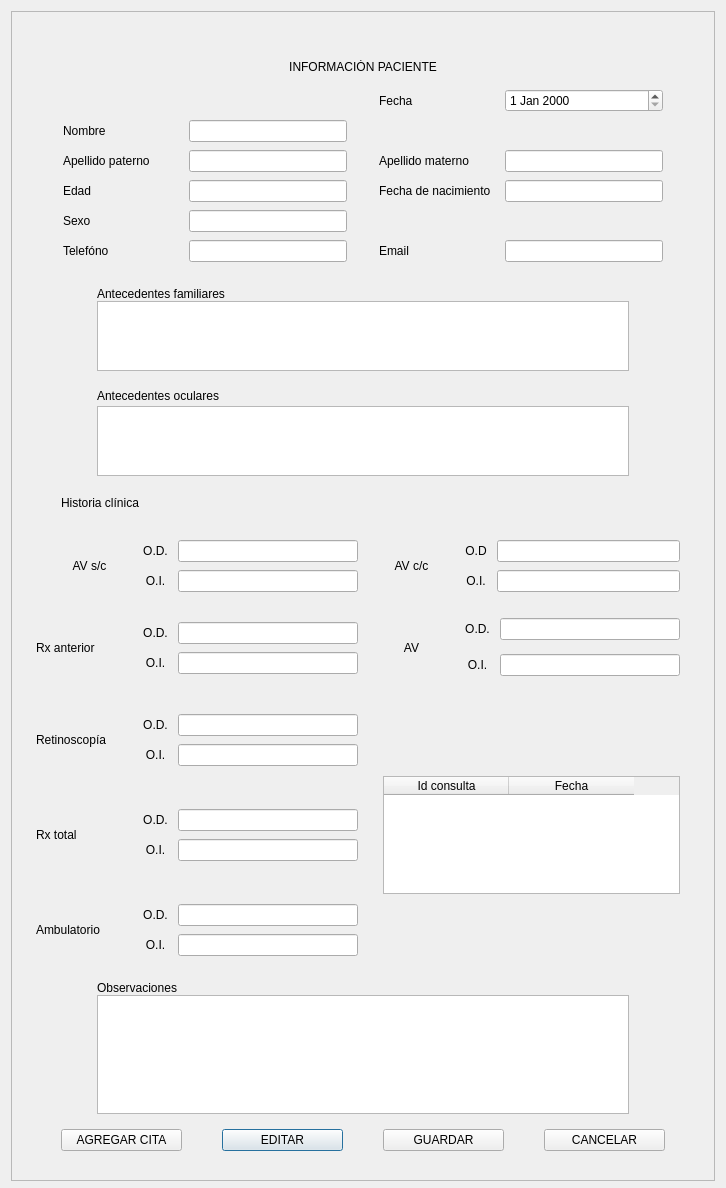
<?xml version="1.0" encoding="UTF-8"?>
<ui version="4.0">
 <class>Info_paciente</class>
 <widget class="QDialog" name="Info_paciente">
  <property name="geometry">
   <rect>
    <x>0</x>
    <y>0</y>
    <width>726</width>
    <height>1188</height>
   </rect>
  </property>
  <property name="windowTitle">
   <string>Informacion Paciente</string>
  </property>
  <layout class="QGridLayout" name="gridLayout_6">
   <property name="bottomMargin">
    <number>7</number>
   </property>
   <item row="0" column="0">
    <widget class="QScrollArea" name="scrollArea">
     <property name="horizontalScrollBarPolicy">
      <enum>Qt::ScrollBarPolicy::ScrollBarAlwaysOff</enum>
     </property>
     <property name="widgetResizable">
      <bool>true</bool>
     </property>
     <widget class="QWidget" name="scrollAreaWidgetContents">
      <property name="geometry">
       <rect>
        <x>0</x>
        <y>0</y>
        <width>689</width>
        <height>1221</height>
       </rect>
      </property>
      <layout class="QGridLayout" name="gridLayout_2">
       <item row="0" column="0">
        <layout class="QGridLayout" name="gridLayout" rowstretch="1,0,0,0,0,0,0">
         <property name="topMargin">
          <number>0</number>
         </property>
         <property name="rightMargin">
          <number>0</number>
         </property>
         <property name="bottomMargin">
          <number>0</number>
         </property>
         <property name="spacing">
          <number>0</number>
         </property>
         <item row="2" column="0">
          <layout class="QGridLayout" name="Info_gral">
           <property name="topMargin">
            <number>15</number>
           </property>
           <property name="rightMargin">
            <number>0</number>
           </property>
           <property name="horizontalSpacing">
            <number>60</number>
           </property>
           <item row="2" column="0">
            <layout class="QGridLayout" name="gridLayout_12" columnstretch="1,7,1">
             <property name="topMargin">
              <number>15</number>
             </property>
             <item row="1" column="0">
              <spacer name="horizontalSpacer">
               <property name="orientation">
                <enum>Qt::Orientation::Horizontal</enum>
               </property>
               <property name="sizeHint" stdset="0">
                <size>
                 <width>40</width>
                 <height>20</height>
                </size>
               </property>
              </spacer>
             </item>
             <item row="0" column="1">
              <widget class="QLabel" name="Antecedentes">
               <property name="text">
                <string>Antecedentes familiares</string>
               </property>
              </widget>
             </item>
             <item row="1" column="1">
              <widget class="QTextEdit" name="ANTECEDENTES">
               <property name="verticalScrollBarPolicy">
                <enum>Qt::ScrollBarPolicy::ScrollBarAlwaysOff</enum>
               </property>
               <property name="horizontalScrollBarPolicy">
                <enum>Qt::ScrollBarPolicy::ScrollBarAlwaysOff</enum>
               </property>
               <property name="sizeAdjustPolicy">
                <enum>QAbstractScrollArea::SizeAdjustPolicy::AdjustToContentsOnFirstShow</enum>
               </property>
               <property name="readOnly">
                <bool>true</bool>
               </property>
              </widget>
             </item>
             <item row="1" column="2">
              <spacer name="horizontalSpacer_2">
               <property name="orientation">
                <enum>Qt::Orientation::Horizontal</enum>
               </property>
               <property name="sizeHint" stdset="0">
                <size>
                 <width>40</width>
                 <height>20</height>
                </size>
               </property>
              </spacer>
             </item>
            </layout>
           </item>
           <item row="3" column="0">
            <layout class="QGridLayout" name="gridLayout_11" rowstretch="1,5" columnstretch="1,7,1">
             <property name="topMargin">
              <number>15</number>
             </property>
             <item row="1" column="1">
              <widget class="QTextEdit" name="ANTECEDENTES_O">
               <property name="verticalScrollBarPolicy">
                <enum>Qt::ScrollBarPolicy::ScrollBarAlwaysOff</enum>
               </property>
               <property name="horizontalScrollBarPolicy">
                <enum>Qt::ScrollBarPolicy::ScrollBarAlwaysOff</enum>
               </property>
               <property name="sizeAdjustPolicy">
                <enum>QAbstractScrollArea::SizeAdjustPolicy::AdjustToContentsOnFirstShow</enum>
               </property>
               <property name="readOnly">
                <bool>true</bool>
               </property>
               <property name="tabStopDistance">
                <double>1.000000000000000</double>
               </property>
              </widget>
             </item>
             <item row="1" column="0">
              <spacer name="horizontalSpacer_6">
               <property name="orientation">
                <enum>Qt::Orientation::Horizontal</enum>
               </property>
               <property name="sizeHint" stdset="0">
                <size>
                 <width>40</width>
                 <height>20</height>
                </size>
               </property>
              </spacer>
             </item>
             <item row="0" column="1">
              <widget class="QLabel" name="AntecedentesO">
               <property name="text">
                <string>Antecedentes oculares</string>
               </property>
              </widget>
             </item>
             <item row="0" column="2">
              <spacer name="horizontalSpacer_7">
               <property name="orientation">
                <enum>Qt::Orientation::Horizontal</enum>
               </property>
               <property name="sizeHint" stdset="0">
                <size>
                 <width>40</width>
                 <height>20</height>
                </size>
               </property>
              </spacer>
             </item>
            </layout>
           </item>
           <item row="1" column="0">
            <layout class="QGridLayout" name="gridLayout_10" columnstretch="1,4,5,1,4,5,1">
             <property name="sizeConstraint">
              <enum>QLayout::SizeConstraint::SetDefaultConstraint</enum>
             </property>
             <property name="leftMargin">
              <number>10</number>
             </property>
             <property name="topMargin">
              <number>15</number>
             </property>
             <property name="rightMargin">
              <number>10</number>
             </property>
             <property name="bottomMargin">
              <number>10</number>
             </property>
             <property name="verticalSpacing">
              <number>8</number>
             </property>
             <item row="2" column="1">
              <widget class="QLabel" name="Nombre">
               <property name="enabled">
                <bool>true</bool>
               </property>
               <property name="text">
                <string>Nombre</string>
               </property>
              </widget>
             </item>
             <item row="3" column="2">
              <widget class="QLineEdit" name="APELLIDO_P">
               <property name="readOnly">
                <bool>true</bool>
               </property>
              </widget>
             </item>
             <item row="6" column="4">
              <widget class="QLabel" name="Email">
               <property name="text">
                <string>Email</string>
               </property>
              </widget>
             </item>
             <item row="1" column="4">
              <widget class="QLabel" name="FECHA">
               <property name="text">
                <string>Fecha</string>
               </property>
              </widget>
             </item>
             <item row="3" column="1">
              <widget class="QLabel" name="ApellidoP">
               <property name="text">
                <string>Apellido paterno</string>
               </property>
              </widget>
             </item>
             <item row="4" column="5">
              <widget class="QLineEdit" name="NACIMIENTO">
               <property name="readOnly">
                <bool>true</bool>
               </property>
              </widget>
             </item>
             <item row="5" column="2">
              <widget class="QLineEdit" name="SEXO">
               <property name="readOnly">
                <bool>true</bool>
               </property>
              </widget>
             </item>
             <item row="6" column="1">
              <widget class="QLabel" name="Telefono">
               <property name="text">
                <string>Telefóno</string>
               </property>
              </widget>
             </item>
             <item row="3" column="5">
              <widget class="QLineEdit" name="APELLIDO_M">
               <property name="readOnly">
                <bool>true</bool>
               </property>
              </widget>
             </item>
             <item row="2" column="6">
              <spacer name="horizontalSpacer_21">
               <property name="orientation">
                <enum>Qt::Orientation::Horizontal</enum>
               </property>
               <property name="sizeHint" stdset="0">
                <size>
                 <width>40</width>
                 <height>20</height>
                </size>
               </property>
              </spacer>
             </item>
             <item row="3" column="4">
              <widget class="QLabel" name="ApellidoM">
               <property name="text">
                <string>Apellido materno</string>
               </property>
              </widget>
             </item>
             <item row="4" column="2">
              <widget class="QLineEdit" name="EDAD">
               <property name="readOnly">
                <bool>true</bool>
               </property>
              </widget>
             </item>
             <item row="4" column="4">
              <widget class="QLabel" name="Nacimiento">
               <property name="text">
                <string>Fecha de nacimiento</string>
               </property>
              </widget>
             </item>
             <item row="2" column="2">
              <widget class="QLineEdit" name="NOMBRE">
               <property name="alignment">
                <set>Qt::AlignmentFlag::AlignLeading|Qt::AlignmentFlag::AlignLeft|Qt::AlignmentFlag::AlignVCenter</set>
               </property>
               <property name="readOnly">
                <bool>true</bool>
               </property>
              </widget>
             </item>
             <item row="2" column="3">
              <spacer name="horizontalSpacer_18">
               <property name="orientation">
                <enum>Qt::Orientation::Horizontal</enum>
               </property>
               <property name="sizeHint" stdset="0">
                <size>
                 <width>40</width>
                 <height>20</height>
                </size>
               </property>
              </spacer>
             </item>
             <item row="4" column="1">
              <widget class="QLabel" name="Edad">
               <property name="text">
                <string>Edad</string>
               </property>
              </widget>
             </item>
             <item row="2" column="0">
              <spacer name="horizontalSpacer_19">
               <property name="orientation">
                <enum>Qt::Orientation::Horizontal</enum>
               </property>
               <property name="sizeHint" stdset="0">
                <size>
                 <width>40</width>
                 <height>20</height>
                </size>
               </property>
              </spacer>
             </item>
             <item row="5" column="1">
              <widget class="QLabel" name="Sexo">
               <property name="text">
                <string>Sexo</string>
               </property>
              </widget>
             </item>
             <item row="6" column="2">
              <widget class="QLineEdit" name="TELEFONO">
               <property name="readOnly">
                <bool>true</bool>
               </property>
              </widget>
             </item>
             <item row="6" column="5">
              <widget class="QLineEdit" name="EMAIL">
               <property name="readOnly">
                <bool>true</bool>
               </property>
              </widget>
             </item>
             <item row="1" column="5">
              <widget class="QDateEdit" name="dateEdit"/>
             </item>
            </layout>
           </item>
           <item row="0" column="0">
            <layout class="QVBoxLayout" name="verticalLayout_2">
             <item>
              <widget class="QLabel" name="Titulo2">
               <property name="text">
                <string>INFORMACIÓN PACIENTE</string>
               </property>
               <property name="alignment">
                <set>Qt::AlignmentFlag::AlignCenter</set>
               </property>
              </widget>
             </item>
            </layout>
           </item>
          </layout>
         </item>
         <item row="6" column="0">
          <layout class="QGridLayout" name="Botones" columnstretch="1,3,1,3,1,3,1,3,1">
           <property name="topMargin">
            <number>15</number>
           </property>
           <property name="bottomMargin">
            <number>20</number>
           </property>
           <item row="1" column="1">
            <widget class="QPushButton" name="AGREGAR_CITA">
             <property name="contextMenuPolicy">
              <enum>Qt::ContextMenuPolicy::DefaultContextMenu</enum>
             </property>
             <property name="text">
              <string>AGREGAR CITA</string>
             </property>
             <property name="autoDefault">
              <bool>false</bool>
             </property>
            </widget>
           </item>
           <item row="1" column="0">
            <spacer name="horizontalSpacer_5">
             <property name="orientation">
              <enum>Qt::Orientation::Horizontal</enum>
             </property>
             <property name="sizeHint" stdset="0">
              <size>
               <width>40</width>
               <height>20</height>
              </size>
             </property>
            </spacer>
           </item>
           <item row="1" column="6">
            <spacer name="horizontalSpacer_10">
             <property name="orientation">
              <enum>Qt::Orientation::Horizontal</enum>
             </property>
             <property name="sizeHint" stdset="0">
              <size>
               <width>40</width>
               <height>20</height>
              </size>
             </property>
            </spacer>
           </item>
           <item row="1" column="7">
            <widget class="QPushButton" name="CANCELAR">
             <property name="text">
              <string>CANCELAR</string>
             </property>
             <property name="autoDefault">
              <bool>false</bool>
             </property>
            </widget>
           </item>
           <item row="1" column="8">
            <spacer name="horizontalSpacer_4">
             <property name="orientation">
              <enum>Qt::Orientation::Horizontal</enum>
             </property>
             <property name="sizeHint" stdset="0">
              <size>
               <width>40</width>
               <height>20</height>
              </size>
             </property>
            </spacer>
           </item>
           <item row="1" column="3">
            <widget class="QPushButton" name="EDITAR">
             <property name="text">
              <string>EDITAR</string>
             </property>
            </widget>
           </item>
           <item row="1" column="2">
            <spacer name="horizontalSpacer_3">
             <property name="orientation">
              <enum>Qt::Orientation::Horizontal</enum>
             </property>
             <property name="sizeHint" stdset="0">
              <size>
               <width>40</width>
               <height>20</height>
              </size>
             </property>
            </spacer>
           </item>
           <item row="1" column="5">
            <widget class="QPushButton" name="GUARDAR">
             <property name="text">
              <string>GUARDAR</string>
             </property>
            </widget>
           </item>
           <item row="1" column="4">
            <spacer name="horizontalSpacer_11">
             <property name="orientation">
              <enum>Qt::Orientation::Horizontal</enum>
             </property>
             <property name="sizeHint" stdset="0">
              <size>
               <width>40</width>
               <height>20</height>
              </size>
             </property>
            </spacer>
           </item>
          </layout>
         </item>
         <item row="4" column="0">
          <layout class="QGridLayout" name="Observaciones" columnstretch="1,7,1">
           <property name="topMargin">
            <number>15</number>
           </property>
           <item row="1" column="1">
            <widget class="QTextEdit" name="OBSERVACIONES">
             <property name="readOnly">
              <bool>true</bool>
             </property>
            </widget>
           </item>
           <item row="1" column="2">
            <spacer name="horizontalSpacer_9">
             <property name="orientation">
              <enum>Qt::Orientation::Horizontal</enum>
             </property>
             <property name="sizeHint" stdset="0">
              <size>
               <width>40</width>
               <height>20</height>
              </size>
             </property>
            </spacer>
           </item>
           <item row="1" column="0">
            <spacer name="horizontalSpacer_8">
             <property name="orientation">
              <enum>Qt::Orientation::Horizontal</enum>
             </property>
             <property name="sizeHint" stdset="0">
              <size>
               <width>40</width>
               <height>20</height>
              </size>
             </property>
            </spacer>
           </item>
           <item row="0" column="1">
            <widget class="QLabel" name="Observaciones_2">
             <property name="text">
              <string>Observaciones</string>
             </property>
            </widget>
           </item>
          </layout>
         </item>
         <item row="3" column="0">
          <layout class="QGridLayout" name="Historia_clinica">
           <property name="verticalSpacing">
            <number>15</number>
           </property>
           <item row="1" column="0">
            <layout class="QGridLayout" name="gridLayout_5">
             <property name="leftMargin">
              <number>15</number>
             </property>
             <property name="rightMargin">
              <number>25</number>
             </property>
             <item row="4" column="0">
              <layout class="QGridLayout" name="gridLayout_17" columnstretch="1,1">
               <property name="topMargin">
                <number>10</number>
               </property>
               <property name="bottomMargin">
                <number>10</number>
               </property>
               <item row="1" column="1">
                <layout class="QHBoxLayout" name="horizontalLayout_4" stretch="2,4">
                 <item>
                  <widget class="QLabel" name="Titulo4_4">
                   <property name="text">
                    <string>AV</string>
                   </property>
                   <property name="alignment">
                    <set>Qt::AlignmentFlag::AlignCenter</set>
                   </property>
                  </widget>
                 </item>
                 <item>
                  <layout class="QGridLayout" name="gridLayout_19">
                   <property name="horizontalSpacing">
                    <number>10</number>
                   </property>
                   <property name="verticalSpacing">
                    <number>8</number>
                   </property>
                   <item row="0" column="0">
                    <widget class="QLabel" name="OD_4">
                     <property name="text">
                      <string>O.D.</string>
                     </property>
                     <property name="alignment">
                      <set>Qt::AlignmentFlag::AlignCenter</set>
                     </property>
                    </widget>
                   </item>
                   <item row="0" column="1">
                    <widget class="QLineEdit" name="AVOD">
                     <property name="readOnly">
                      <bool>true</bool>
                     </property>
                    </widget>
                   </item>
                   <item row="1" column="1">
                    <widget class="QLineEdit" name="AVOI">
                     <property name="readOnly">
                      <bool>true</bool>
                     </property>
                    </widget>
                   </item>
                   <item row="1" column="0">
                    <widget class="QLabel" name="OI_4">
                     <property name="text">
                      <string>O.I.</string>
                     </property>
                     <property name="alignment">
                      <set>Qt::AlignmentFlag::AlignCenter</set>
                     </property>
                    </widget>
                   </item>
                  </layout>
                 </item>
                </layout>
               </item>
               <item row="1" column="0">
                <layout class="QHBoxLayout" name="horizontalLayout_3" stretch="2,4">
                 <property name="spacing">
                  <number>0</number>
                 </property>
                 <property name="topMargin">
                  <number>10</number>
                 </property>
                 <property name="bottomMargin">
                  <number>10</number>
                 </property>
                 <item>
                  <widget class="QLabel" name="Titulo4_2">
                   <property name="text">
                    <string>Rx anterior</string>
                   </property>
                   <property name="alignment">
                    <set>Qt::AlignmentFlag::AlignLeading|Qt::AlignmentFlag::AlignLeft|Qt::AlignmentFlag::AlignVCenter</set>
                   </property>
                  </widget>
                 </item>
                 <item>
                  <layout class="QGridLayout" name="gridLayout_18">
                   <property name="horizontalSpacing">
                    <number>10</number>
                   </property>
                   <property name="verticalSpacing">
                    <number>8</number>
                   </property>
                   <item row="0" column="0">
                    <widget class="QLabel" name="OD_3">
                     <property name="text">
                      <string>O.D.</string>
                     </property>
                     <property name="alignment">
                      <set>Qt::AlignmentFlag::AlignCenter</set>
                     </property>
                    </widget>
                   </item>
                   <item row="1" column="0">
                    <widget class="QLabel" name="OI_3">
                     <property name="text">
                      <string>O.I.</string>
                     </property>
                     <property name="alignment">
                      <set>Qt::AlignmentFlag::AlignCenter</set>
                     </property>
                    </widget>
                   </item>
                   <item row="0" column="1">
                    <widget class="QLineEdit" name="RxAntOD">
                     <property name="readOnly">
                      <bool>true</bool>
                     </property>
                    </widget>
                   </item>
                   <item row="1" column="1">
                    <widget class="QLineEdit" name="RxAntOI">
                     <property name="readOnly">
                      <bool>true</bool>
                     </property>
                    </widget>
                   </item>
                  </layout>
                 </item>
                </layout>
               </item>
              </layout>
             </item>
             <item row="3" column="0">
              <layout class="QGridLayout" name="gridLayout_13">
               <item row="0" column="2">
                <layout class="QGridLayout" name="gridLayout_14" columnstretch="1,1">
                 <item row="0" column="0">
                  <layout class="QHBoxLayout" name="horizontalLayout_2" stretch="2,4">
                   <property name="topMargin">
                    <number>10</number>
                   </property>
                   <property name="bottomMargin">
                    <number>10</number>
                   </property>
                   <item>
                    <widget class="QLabel" name="Titulo4">
                     <property name="text">
                      <string>AV s/c</string>
                     </property>
                     <property name="alignment">
                      <set>Qt::AlignmentFlag::AlignCenter</set>
                     </property>
                    </widget>
                   </item>
                   <item>
                    <layout class="QGridLayout" name="gridLayout_15">
                     <property name="horizontalSpacing">
                      <number>10</number>
                     </property>
                     <property name="verticalSpacing">
                      <number>8</number>
                     </property>
                     <item row="0" column="1">
                      <widget class="QLineEdit" name="AVscOD">
                       <property name="readOnly">
                        <bool>true</bool>
                       </property>
                      </widget>
                     </item>
                     <item row="3" column="1">
                      <widget class="QLineEdit" name="AVscOI">
                       <property name="readOnly">
                        <bool>true</bool>
                       </property>
                      </widget>
                     </item>
                     <item row="3" column="0">
                      <widget class="QLabel" name="OI">
                       <property name="text">
                        <string>O.I.</string>
                       </property>
                       <property name="alignment">
                        <set>Qt::AlignmentFlag::AlignCenter</set>
                       </property>
                      </widget>
                     </item>
                     <item row="0" column="0">
                      <widget class="QLabel" name="OD">
                       <property name="text">
                        <string>O.D.</string>
                       </property>
                       <property name="alignment">
                        <set>Qt::AlignmentFlag::AlignCenter</set>
                       </property>
                      </widget>
                     </item>
                    </layout>
                   </item>
                  </layout>
                 </item>
                 <item row="0" column="1">
                  <layout class="QHBoxLayout" name="horizontalLayout" stretch="2,4">
                   <property name="topMargin">
                    <number>10</number>
                   </property>
                   <property name="bottomMargin">
                    <number>10</number>
                   </property>
                   <item>
                    <widget class="QLabel" name="Titulo4_3">
                     <property name="text">
                      <string>AV c/c</string>
                     </property>
                     <property name="alignment">
                      <set>Qt::AlignmentFlag::AlignCenter</set>
                     </property>
                    </widget>
                   </item>
                   <item>
                    <layout class="QGridLayout" name="gridLayout_16">
                     <property name="horizontalSpacing">
                      <number>10</number>
                     </property>
                     <property name="verticalSpacing">
                      <number>8</number>
                     </property>
                     <item row="0" column="0">
                      <widget class="QLabel" name="OD_2">
                       <property name="text">
                        <string>O.D</string>
                       </property>
                       <property name="alignment">
                        <set>Qt::AlignmentFlag::AlignCenter</set>
                       </property>
                      </widget>
                     </item>
                     <item row="1" column="0">
                      <widget class="QLabel" name="OI_2">
                       <property name="text">
                        <string>O.I.</string>
                       </property>
                       <property name="alignment">
                        <set>Qt::AlignmentFlag::AlignCenter</set>
                       </property>
                      </widget>
                     </item>
                     <item row="0" column="1">
                      <widget class="QLineEdit" name="AVccOD">
                       <property name="readOnly">
                        <bool>true</bool>
                       </property>
                      </widget>
                     </item>
                     <item row="1" column="1">
                      <widget class="QLineEdit" name="AVccOI">
                       <property name="readOnly">
                        <bool>true</bool>
                       </property>
                      </widget>
                     </item>
                    </layout>
                   </item>
                  </layout>
                 </item>
                </layout>
               </item>
              </layout>
             </item>
             <item row="1" column="0">
              <layout class="QVBoxLayout" name="verticalLayout">
               <property name="spacing">
                <number>30</number>
               </property>
               <property name="leftMargin">
                <number>25</number>
               </property>
               <property name="topMargin">
                <number>20</number>
               </property>
               <property name="bottomMargin">
                <number>20</number>
               </property>
               <item>
                <widget class="QLabel" name="Titulo3">
                 <property name="text">
                  <string>Historia clínica</string>
                 </property>
                </widget>
               </item>
              </layout>
             </item>
             <item row="5" column="0">
              <layout class="QGridLayout" name="gridLayout_7" rowstretch="0,0,0" columnstretch="1,1">
               <property name="topMargin">
                <number>10</number>
               </property>
               <item row="1" column="0">
                <layout class="QGridLayout" name="gridLayout_21">
                 <property name="topMargin">
                  <number>10</number>
                 </property>
                 <property name="bottomMargin">
                  <number>10</number>
                 </property>
                 <item row="0" column="0">
                  <layout class="QHBoxLayout" name="horizontalLayout_6" stretch="2,4">
                   <item>
                    <widget class="QLabel" name="Titulo4_6">
                     <property name="text">
                      <string>Rx total</string>
                     </property>
                     <property name="alignment">
                      <set>Qt::AlignmentFlag::AlignLeading|Qt::AlignmentFlag::AlignLeft|Qt::AlignmentFlag::AlignVCenter</set>
                     </property>
                    </widget>
                   </item>
                   <item>
                    <layout class="QGridLayout" name="gridLayout_24">
                     <property name="horizontalSpacing">
                      <number>10</number>
                     </property>
                     <property name="verticalSpacing">
                      <number>8</number>
                     </property>
                     <item row="1" column="1">
                      <widget class="QLineEdit" name="RxtotalOD">
                       <property name="readOnly">
                        <bool>true</bool>
                       </property>
                      </widget>
                     </item>
                     <item row="0" column="1">
                      <widget class="QLineEdit" name="RxtotalOI">
                       <property name="readOnly">
                        <bool>true</bool>
                       </property>
                      </widget>
                     </item>
                     <item row="0" column="0">
                      <widget class="QLabel" name="OD_6">
                       <property name="text">
                        <string>O.D.</string>
                       </property>
                       <property name="alignment">
                        <set>Qt::AlignmentFlag::AlignCenter</set>
                       </property>
                      </widget>
                     </item>
                     <item row="1" column="0">
                      <widget class="QLabel" name="OI_6">
                       <property name="text">
                        <string>O.I.</string>
                       </property>
                       <property name="alignment">
                        <set>Qt::AlignmentFlag::AlignCenter</set>
                       </property>
                      </widget>
                     </item>
                    </layout>
                   </item>
                  </layout>
                 </item>
                </layout>
               </item>
               <item row="0" column="0">
                <layout class="QGridLayout" name="gridLayout_20" columnstretch="2,4">
                 <property name="topMargin">
                  <number>10</number>
                 </property>
                 <property name="bottomMargin">
                  <number>10</number>
                 </property>
                 <item row="1" column="0">
                  <widget class="QLabel" name="Titulo4_5">
                   <property name="text">
                    <string>Retinoscopía</string>
                   </property>
                   <property name="alignment">
                    <set>Qt::AlignmentFlag::AlignLeading|Qt::AlignmentFlag::AlignLeft|Qt::AlignmentFlag::AlignVCenter</set>
                   </property>
                  </widget>
                 </item>
                 <item row="1" column="1">
                  <layout class="QHBoxLayout" name="horizontalLayout_5">
                   <item>
                    <layout class="QGridLayout" name="gridLayout_23">
                     <property name="horizontalSpacing">
                      <number>10</number>
                     </property>
                     <property name="verticalSpacing">
                      <number>8</number>
                     </property>
                     <item row="1" column="1">
                      <widget class="QLineEdit" name="RetinoOI">
                       <property name="readOnly">
                        <bool>true</bool>
                       </property>
                      </widget>
                     </item>
                     <item row="0" column="1">
                      <widget class="QLineEdit" name="RetinoOD">
                       <property name="readOnly">
                        <bool>true</bool>
                       </property>
                      </widget>
                     </item>
                     <item row="0" column="0">
                      <widget class="QLabel" name="OD_5">
                       <property name="text">
                        <string>O.D.</string>
                       </property>
                       <property name="alignment">
                        <set>Qt::AlignmentFlag::AlignCenter</set>
                       </property>
                      </widget>
                     </item>
                     <item row="1" column="0">
                      <widget class="QLabel" name="OI_5">
                       <property name="text">
                        <string>O.I.</string>
                       </property>
                       <property name="alignment">
                        <set>Qt::AlignmentFlag::AlignCenter</set>
                       </property>
                      </widget>
                     </item>
                    </layout>
                   </item>
                  </layout>
                 </item>
                </layout>
               </item>
               <item row="2" column="0">
                <layout class="QGridLayout" name="gridLayout_22">
                 <property name="topMargin">
                  <number>10</number>
                 </property>
                 <property name="bottomMargin">
                  <number>10</number>
                 </property>
                 <item row="0" column="0">
                  <layout class="QHBoxLayout" name="horizontalLayout_7" stretch="2,4">
                   <item>
                    <widget class="QLabel" name="Titulo4_7">
                     <property name="text">
                      <string>Ambulatorio</string>
                     </property>
                     <property name="alignment">
                      <set>Qt::AlignmentFlag::AlignLeading|Qt::AlignmentFlag::AlignLeft|Qt::AlignmentFlag::AlignVCenter</set>
                     </property>
                    </widget>
                   </item>
                   <item>
                    <layout class="QGridLayout" name="gridLayout_25" columnstretch="0,0">
                     <property name="horizontalSpacing">
                      <number>10</number>
                     </property>
                     <property name="verticalSpacing">
                      <number>8</number>
                     </property>
                     <item row="1" column="0">
                      <widget class="QLabel" name="OI_7">
                       <property name="text">
                        <string>O.I.</string>
                       </property>
                       <property name="alignment">
                        <set>Qt::AlignmentFlag::AlignCenter</set>
                       </property>
                      </widget>
                     </item>
                     <item row="1" column="1">
                      <widget class="QLineEdit" name="AmbulatorioOI">
                       <property name="readOnly">
                        <bool>true</bool>
                       </property>
                      </widget>
                     </item>
                     <item row="0" column="1">
                      <widget class="QLineEdit" name="AmbulatorioOD">
                       <property name="readOnly">
                        <bool>true</bool>
                       </property>
                      </widget>
                     </item>
                     <item row="0" column="0">
                      <widget class="QLabel" name="OD_7">
                       <property name="text">
                        <string>O.D.</string>
                       </property>
                       <property name="alignment">
                        <set>Qt::AlignmentFlag::AlignCenter</set>
                       </property>
                      </widget>
                     </item>
                    </layout>
                   </item>
                  </layout>
                 </item>
                </layout>
               </item>
               <item row="0" column="1">
                <layout class="QHBoxLayout" name="horizontalLayout_8"/>
               </item>
               <item row="1" column="1">
                <layout class="QGridLayout" name="gridLayout_3">
                 <property name="leftMargin">
                  <number>25</number>
                 </property>
                 <item row="0" column="0">
                  <widget class="QTableWidget" name="Historico_consulta">
                   <property name="sizePolicy">
                    <sizepolicy hsizetype="Minimum" vsizetype="Preferred">
                     <horstretch>0</horstretch>
                     <verstretch>0</verstretch>
                    </sizepolicy>
                   </property>
                   <attribute name="horizontalHeaderVisible">
                    <bool>true</bool>
                   </attribute>
                   <attribute name="horizontalHeaderCascadingSectionResizes">
                    <bool>false</bool>
                   </attribute>
                   <attribute name="horizontalHeaderDefaultSectionSize">
                    <number>125</number>
                   </attribute>
                   <column>
                    <property name="text">
                     <string>Id consulta</string>
                    </property>
                   </column>
                   <column>
                    <property name="text">
                     <string>Fecha</string>
                    </property>
                   </column>
                  </widget>
                 </item>
                </layout>
               </item>
              </layout>
             </item>
            </layout>
           </item>
          </layout>
         </item>
         <item row="5" column="0">
          <spacer name="verticalSpacer_3">
           <property name="orientation">
            <enum>Qt::Orientation::Vertical</enum>
           </property>
           <property name="sizeHint" stdset="0">
            <size>
             <width>20</width>
             <height>40</height>
            </size>
           </property>
          </spacer>
         </item>
         <item row="1" column="0">
          <spacer name="verticalSpacer_2">
           <property name="orientation">
            <enum>Qt::Orientation::Vertical</enum>
           </property>
           <property name="sizeHint" stdset="0">
            <size>
             <width>20</width>
             <height>40</height>
            </size>
           </property>
          </spacer>
         </item>
         <item row="0" column="0">
          <layout class="QGridLayout" name="LOGO">
           <property name="sizeConstraint">
            <enum>QLayout::SizeConstraint::SetDefaultConstraint</enum>
           </property>
           <property name="topMargin">
            <number>10</number>
           </property>
           <item row="1" column="0">
            <widget class="QLabel" name="label">
             <property name="sizePolicy">
              <sizepolicy hsizetype="Preferred" vsizetype="Preferred">
               <horstretch>0</horstretch>
               <verstretch>0</verstretch>
              </sizepolicy>
             </property>
             <property name="maximumSize">
              <size>
               <width>50</width>
               <height>50</height>
              </size>
             </property>
             <property name="text">
              <string/>
             </property>
             <property name="pixmap">
              <pixmap resource="RECURSOS.qrc">:/IMAGENES/IMAGENES/LOGOS/Logo con fondo gris.png</pixmap>
             </property>
             <property name="scaledContents">
              <bool>true</bool>
             </property>
            </widget>
           </item>
          </layout>
         </item>
        </layout>
       </item>
      </layout>
     </widget>
    </widget>
   </item>
  </layout>
 </widget>
 <tabstops>
  <tabstop>NOMBRE</tabstop>
  <tabstop>APELLIDO_P</tabstop>
  <tabstop>APELLIDO_M</tabstop>
  <tabstop>EDAD</tabstop>
  <tabstop>NACIMIENTO</tabstop>
  <tabstop>SEXO</tabstop>
  <tabstop>ANTECEDENTES</tabstop>
  <tabstop>ANTECEDENTES_O</tabstop>
  <tabstop>AVscOD</tabstop>
  <tabstop>AVscOI</tabstop>
  <tabstop>AVccOD</tabstop>
  <tabstop>AVccOI</tabstop>
  <tabstop>RxAntOD</tabstop>
  <tabstop>RxAntOI</tabstop>
  <tabstop>AVOD</tabstop>
  <tabstop>AVOI</tabstop>
  <tabstop>RetinoOD</tabstop>
  <tabstop>RetinoOI</tabstop>
  <tabstop>RxtotalOI</tabstop>
  <tabstop>RxtotalOD</tabstop>
  <tabstop>AmbulatorioOD</tabstop>
  <tabstop>AmbulatorioOI</tabstop>
  <tabstop>OBSERVACIONES</tabstop>
  <tabstop>AGREGAR_CITA</tabstop>
  <tabstop>CANCELAR</tabstop>
 </tabstops>
 <resources>
  <include location="RECURSOS.qrc"/>
 </resources>
 <connections/>
</ui>
